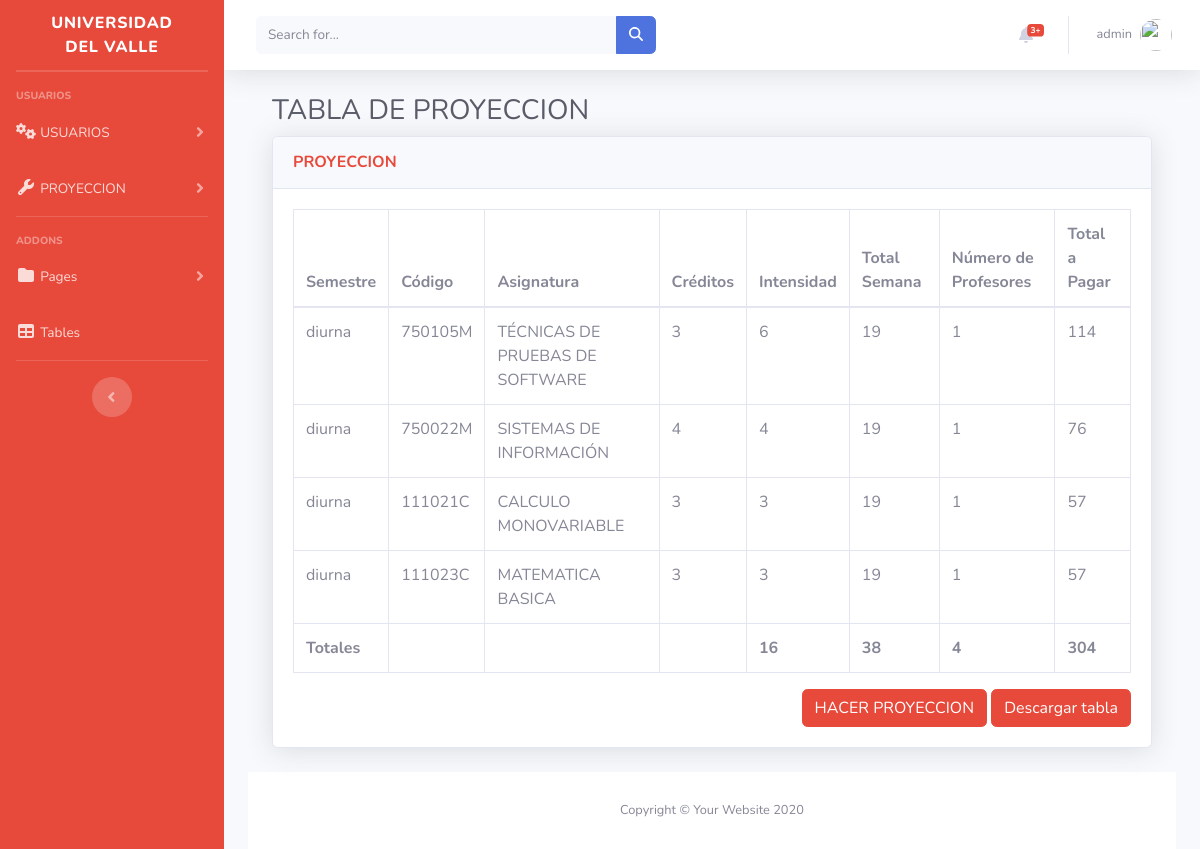
The app's page /inicio/reporte (signed in) with its own data.
### inicio/models.py (models this page shows, shortened)
class Programas(models.Model):
    codigo = models.AutoField(primary_key=True)
    nombre = models.CharField(max_length=200)
    correo = models.CharField(max_length=200)
    id_usuarios = models.ForeignKey(User, on_delete=models.CASCADE)
    jornada = models.CharField(max_length=200)

class Asignatura(models.Model):
    id = models.AutoField(primary_key=True)
    codigo= models.CharField(max_length=200)
    nombre = models.CharField(max_length=200)
    creditos = models.IntegerField()
    intensidad = models.IntegerField()

class Proyeccion(models.Model):
    id = models.AutoField(primary_key=True)
    id_programas = models.ForeignKey(Programas, on_delete=models.CASCADE)
    id_asignatura = models.ForeignKey(Asignatura, on_delete=models.CASCADE, null=True)
    total_semana = models.IntegerField(default=19)
    num_profesores = models.IntegerField(default=1)

### inicio/views.py (the view)
# urls.py: path('reporte', views.reporte_view, name='Reporte'),
def reporte_view(request):
    proyecciones = Proyeccion.objects.select_related('id_programas', 'id_asignatura')
    datos = []
    total_intensidad = 0
    total_semana = 0
    total_profesores = 0
    total_pago = 0
    for proyeccion in proyecciones:
        semestre = proyeccion.id_programas.jornada
        codigo = proyeccion.id_asignatura.codigo
        asignatura = proyeccion.id_asignatura.nombre
        creditos = proyeccion.id_asignatura.creditos
        intensidad = proyeccion.id_asignatura.intensidad
        total_semana = proyeccion.total_semana
        num_profesores = proyeccion.num_profesores
        datos.append({
            'semestre': semestre,
            'codigo': codigo,
            'asignatura': asignatura,
            'creditos': creditos,
            'intensidad': intensidad,
            'total_semana': total_semana,
            'num_profesores': num_profesores,
            'total_a_pagar': intensidad*total_semana,
        })
        total_intensidad+= intensidad
        total_semana += 19
        total_profesores += 1
        total_pago += intensidad*19
    context = {
        'datos': datos,
        'total_intensidad': total_intensidad,
        'total_semana': total_semana,
        'total_profesores': total_profesores,
        'total_pago': total_pago,
    }
    return render(request, 'reporte.html', context)

### inicio/templates/reporte.html (shortened to what this page needs)
{%extends "base.html"%}
{%block content%}
{%load static%}
<div>
<!DOCTYPE html>
<html lang="en">
<head>
    <link rel="stylesheet" href="https://cdnjs.cloudflare.com/ajax/libs/font-awesome/5.15.3/css/all.min.css" />
    <link href="vendor/fontawesome-free/css/all.min.css" rel="stylesheet" type="text/css">
    <link href="css/sb-admin-2.min.css" rel="stylesheet">
    <link href="vendor/datatables/dataTables.bootstrap4.min.css" rel="stylesheet">
</head>
<body id="page-top">
                <div class="container-fluid">
                    <h1 class="h3 mb-2 text-gray-800">TABLA DE PROYECCION</h1>
                    <div class="card shadow mb-4">
                        <div class="card-header py-3">
                            <h6 class="m-0 font-weight-bold text-danger">PROYECCION</h6>
                        </div>
                        <div class="card-body">
                            <div class="table-responsive">
                                <table class="table table-bordered" id="dataTable" width="100%" cellspacing="0">
                                    <thead>
                                        <tr>
                                            <th>Semestre</th>
                                            <th>Código</th>
                                            <th>Asignatura</th>
                                            <th>Créditos</th>
                                            <th>Intensidad</th>
                                            <th>Total Semana</th>
                                            <th>Número de Profesores</th>
                                            <th>Total a Pagar</th>
                                        </tr>
                                    </thead>
                                    <tbody>
                                        {% for dato in datos %}
                                        <tr>
                                            <td>{{ dato.semestre }}</td>
                                            <td>{{ dato.codigo }}</td>
                                            <td>{{ dato.asignatura }}</td>
                                            <td>{{ dato.creditos }}</td>
                                            <td>{{ dato.intensidad }}</td>
                                            <td>{{ dato.total_semana }}</td>
                                            <td>{{ dato.num_profesores }}</td>
                                            <td>{{ dato.total_a_pagar }}</td>
                                        </tr>
                                        {% endfor %}
                                        <tr>
                                            <th>Totales</th>
                                            <th></th>
                                            <th></th>
                                            <th></th>
                                            <th>{{ total_intensidad }}</th>
                                            <th>{{ total_semana }}</th>
                                            <th>{{ total_profesores }}</th>
                                            <th>{{ total_pago }}</th>
                                        </tr>
                                    </tbody>
                                </table>
                                <div class="text-right">
                                    <a href="{% url 'Proyeccion' %}" class="btn btn-danger ">HACER PROYECCION</a>
                                <a href="{% url 'descargar_tabla' %}" class="btn btn-danger">Descargar tabla</a>
                                </div>
                            </div>
                        </div>
                    </div>
                </div>
            </div>
            <footer class="sticky-footer bg-white">
                <div class="container my-auto">
                    <div class="copyright text-center my-auto">
                        <span>Copyright &copy; Your Website 2020</span>
                    </div>
                </div>
            </footer>
        </div>
    </div>
</body>
</html>
{%endblock%}

### inicio/templates/base.html (shortened to what this page needs)
{% load static %}
<!DOCTYPE html>
<html lang="en">
<head>
    <link rel="stylesheet" href="{% static 'css/sb-admin-2.css' %}">
    <link rel="stylesheet" href="{% static 'css/sb-admin-2.min.css' %}">
<link href="{% static 'css/all.min.css' %}" rel="stylesheet">
 <link href="{% static 'vendor/fontawesome-free/css/all.min.css' %}" rel="stylesheet" type="text/css">
 <link href="css/sb-admin-2.min.css" rel="stylesheet">
</head>
<body id="page-top">
    <div id="wrapper">
        <ul class="navbar-nav bg-danger sidebar sidebar-dark accordion" id="accordionSidebar">
            <a class="sidebar-brand d-flex align-items-center justify-content-center" href="{%url 'Inicio'%}">
                <div class="sidebar-brand-text mx-3">UNIVERSIDAD DEL VALLE</div>
            </a>
            <hr class="sidebar-divider my-0">
            <hr class="sidebar-divider">
            <div class="sidebar-heading">
             USUARIOS
            </div>
            <li class="nav-item">
                <a class="nav-link collapsed" href="#" data-toggle="collapse" data-target="#collapseTwo"
                    aria-expanded="true" aria-controls="collapseTwo">
                    <i class="fas fa-fw fa-cogs"></i>
                    <span>USUARIOS</span>
                </a>
            </li>
            <li class="nav-item">
                <a class="nav-link collapsed" href="#" data-toggle="collapse" data-target="#collapseUtilities"
                    aria-expanded="true" aria-controls="collapseUtilities">
                    <i class="fas fa-fw fa-wrench"></i>
                    <span>PROYECCION</span>
                </a>
            </li>
            <hr class="sidebar-divider">
            <div class="sidebar-heading">
                Addons
            </div>
            <li class="nav-item">
                <a class="nav-link collapsed" href="#" data-toggle="collapse" data-target="#collapsePages"
                    aria-expanded="true" aria-controls="collapsePages">
                    <i class="fas fa-fw fa-folder"></i>
                    <span>Pages</span>
                </a>
            </li>
            <li class="nav-item">
                <a class="nav-link" href="tables.html">
                    <i class="fas fa-fw fa-table"></i>
                    <span>Tables</span></a>
            </li>
            <hr class="sidebar-divider d-none d-md-block">
            <div class="text-center d-none d-md-inline">
                <button class="rounded-circle border-0" id="sidebarToggle"></button>
            </div>
        </ul>
        <div id="content-wrapper" class="d-flex flex-column">
            <div id="content">
                <nav class="navbar navbar-expand navbar-light bg-white topbar mb-4 static-top shadow">
                    <form
                        class="d-none d-sm-inline-block form-inline mr-auto ml-md-3 my-2 my-md-0 mw-100 navbar-search">
                        <div class="input-group">
                            <input type="text" class="form-control bg-light border-0 small" placeholder="Search for..."
                                aria-label="Search" aria-describedby="basic-addon2">
                            <div class="input-group-append">
                                <button class="btn btn-primary" type="button">
                                    <i class="fas fa-search fa-sm"></i>
                                </button>
                            </div>
                        </div>
                    </form>
                    <ul class="navbar-nav ml-auto">
                        <li class="nav-item dropdown no-arrow mx-1">
                            <a class="nav-link dropdown-toggle" href="#" id="alertsDropdown" role="button"
                                data-toggle="dropdown" aria-haspopup="true" aria-expanded="false">
                                <i class="fas fa-bell fa-fw"></i>
                                <span class="badge badge-danger badge-counter">3+</span>
                            </a>
                        </li>
                        <li class="nav-item dropdown no-arrow">
                            <a class="nav-link dropdown-toggle" href="#" id="userDropdown" role="button"
                                data-toggle="dropdown" aria-haspopup="true" aria-expanded="false">
                                <span class="mr-2 d-none d-lg-inline text-gray-600 small">{{ user.username }}</span>
                                <img class="img-profile rounded-circle"
                                    src="{% static 'img/undraw_profile.svg'%}">
                            </a>
                        </li>
                    </ul>
                </nav>
                <div class="content-wrapper">
                    <section class="content">
                        <div class="container-fluid">
                            {% block content %}
                            {% endblock %}
</body>
</html>

### records on screen
Programas: semestre "diurna"
Asignatura: codigo "750105M", asignatura "TÉCNICAS DE PRUEBAS DE SOFTWARE"
Proyeccion: semestre "diurna", codigo "750022M", asignatura "SISTEMAS DE INFORMACIÓN", creditos "4", intensidad "4", total_semana "19", num_profesores "1", total_a_pagar "76"
Proyeccion: semestre "diurna", codigo "111021C", asignatura "CALCULO MONOVARIABLE", creditos "3", intensidad "3", total_semana "19", num_profesores "1", total_a_pagar "57", codigo "111023C", asignatura "MATEMATICA BASICA"

### other values on screen
{{ user.username }} "admin"
{{ dato.creditos }} "3"
{{ dato.intensidad }} "6"
{{ dato.total_semana }} "19"
{{ dato.num_profesores }} "1"
{{ dato.total_a_pagar }} "114"
{{ total_intensidad }} "16"
{{ total_semana }} "38"
{{ total_profesores }} "4"
{{ total_pago }} "304"
